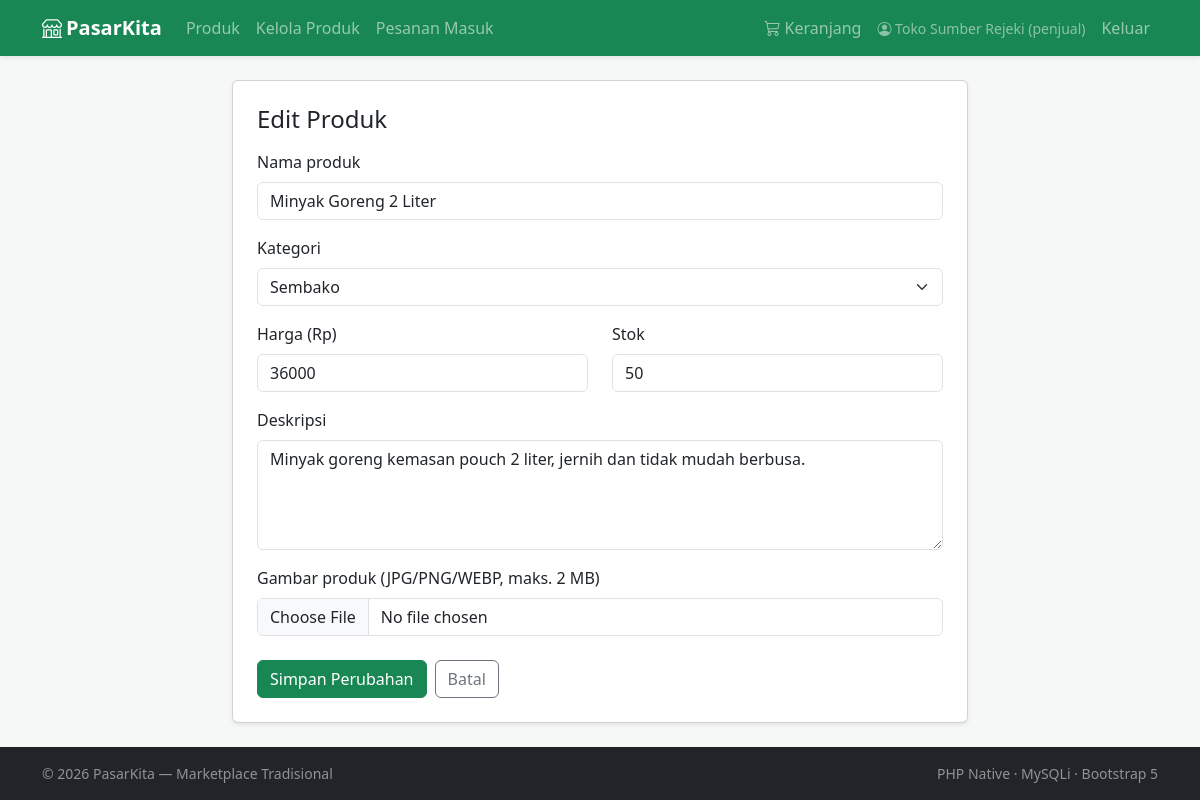
The app's page /produk/form.php?id=4 (signed in) with its own data.
### tables this page shows
CREATE TABLE produk (
    id_produk   INT UNSIGNED NOT NULL AUTO_INCREMENT,
    id_penjual  INT UNSIGNED NOT NULL,
    id_kategori INT UNSIGNED NOT NULL,
    nama_produk VARCHAR(150) NOT NULL,
    deskripsi   TEXT         DEFAULT NULL,
    harga       DECIMAL(12,2) NOT NULL,
    stok        INT UNSIGNED NOT NULL DEFAULT 0,
    gambar      VARCHAR(255) DEFAULT NULL,
    created_at  TIMESTAMP    NOT NULL DEFAULT CURRENT_TIMESTAMP,
    PRIMARY KEY (id_produk),
    KEY idx_produk_penjual (id_penjual),
    KEY idx_produk_kategori (id_kategori),
    CONSTRAINT fk_produk_penjual  FOREIGN KEY (id_penjual)
        REFERENCES pengguna (id_pengguna) ON DELETE CASCADE ON UPDATE CASCADE,
    CONSTRAINT fk_produk_kategori FOREIGN KEY (id_kategori)
        REFERENCES kategori (id_kategori) ON DELETE RESTRICT ON UPDATE CASCADE
);

CREATE TABLE kategori (
    id_kategori   INT UNSIGNED NOT NULL AUTO_INCREMENT,
    nama_kategori VARCHAR(80)  NOT NULL,
    PRIMARY KEY (id_kategori),
    UNIQUE KEY uq_kategori_nama (nama_kategori)
);

### includes/functions.php (called while the page is built, shortened)
<?php
function e($teks): string
{
    return htmlspecialchars((string) $teks, ENT_QUOTES, 'UTF-8');
}
function url(string $path = ''): string
{
    return BASE_URL . '/' . ltrim($path, '/');
}
function user(): ?array
{
    return $_SESSION['user'] ?? null;
}

### produk/form.php (the view, shortened to what this page needs)
<?php
require_once __DIR__ . '/../config/koneksi.php';
require_once __DIR__ . '/../includes/functions.php';
$idPenjual = user()['id'];
$id        = (int) ($_GET['id'] ?? 0);
$edit      = $id > 0;
$old = ['nama_produk' => '', 'id_kategori' => 0, 'harga' => '', 'stok' => '', 'deskripsi' => '', 'gambar' => null];
if ($edit) {
    $stmt = $db->prepare('SELECT * FROM produk WHERE id_produk = ? AND id_penjual = ?');
    $stmt->bind_param('ii', $id, $idPenjual);
    $stmt->execute();
    $produk = $stmt->get_result()->fetch_assoc();
    $old = array_merge($old, $produk);
}
$daftarKategori = $db->query('SELECT id_kategori, nama_kategori FROM kategori ORDER BY nama_kategori')
                     ->fetch_all(MYSQLI_ASSOC);
$judul = $edit ? 'Edit Produk' : 'Tambah Produk';
require __DIR__ . '/../includes/header.php';
?>
<div class="row justify-content-center">
    <div class="col-lg-8">
        <div class="card shadow-sm">
            <div class="card-body p-4">
                <h1 class="h4 mb-3"><?= e($judul) ?></h1>
                <form method="post" enctype="multipart/form-data" novalidate>
                    <div class="mb-3">
                        <label for="nama_produk" class="form-label">Nama produk</label>
                        <input type="text" id="nama_produk" name="nama_produk" class="form-control"
                               maxlength="150" value="<?= e($old['nama_produk']) ?>" required>
                    </div>
                    <div class="mb-3">
                        <label for="id_kategori" class="form-label">Kategori</label>
                        <select id="id_kategori" name="id_kategori" class="form-select" required>
                            <?php foreach ($daftarKategori as $k): ?>
                                <option value="<?= (int) $k['id_kategori'] ?>"
                                    <?= (int) $old['id_kategori'] === (int) $k['id_kategori'] ? 'selected' : '' ?>>
                                    <?= e($k['nama_kategori']) ?>
                                </option>
                            <?php endforeach; ?>
                        </select>
                    </div>
                    <div class="row">
                        <div class="col-md-6 mb-3">
                            <label for="harga" class="form-label">Harga (Rp)</label>
                            <input type="number" id="harga" name="harga" class="form-control" min="100" step="100"
                                   value="<?= e($old['harga'] !== '' ? (int) $old['harga'] : '') ?>" required>
                        </div>
                        <div class="col-md-6 mb-3">
                            <label for="stok" class="form-label">Stok</label>
                            <input type="number" id="stok" name="stok" class="form-control" min="0"
                                   value="<?= e($old['stok']) ?>" required>
                        </div>
                    </div>
                    <div class="mb-3">
                        <label for="deskripsi" class="form-label">Deskripsi</label>
                        <textarea id="deskripsi" name="deskripsi" rows="4" class="form-control"><?= e($old['deskripsi']) ?></textarea>
                    </div>
                    <div class="mb-4">
                        <label for="gambar" class="form-label">Gambar produk (JPG/PNG/WEBP, maks. 2 MB)</label>
                        <input type="file" id="gambar" name="gambar" class="form-control" accept="image/jpeg,image/png,image/webp">
                    </div>
                    <div class="d-flex gap-2">
                        <button type="submit" class="btn btn-success"><?= $edit ? 'Simpan Perubahan' : 'Simpan Produk' ?></button>
                        <a href="<?= e(url('produk/index.php')) ?>" class="btn btn-outline-secondary">Batal</a>
                    </div>
                </form>
            </div>
        </div>
    </div>
</div>
<?php require __DIR__ . '/../includes/footer.php'; ?>

### assets/css/style.css (style rules this page uses)
:root { --warna-utama: #198754; --warna-latar: #f6f8f7; }
body { background: var(--warna-latar); }

### records on screen
produk: nama_produk "Minyak Goreng 2 Liter", id_kategori "Sembako", harga "36000", stok "50", deskripsi "Minyak goreng kemasan pouch 2 liter, jernih dan tidak mudah berbusa."

### other values on screen
NAMA_TOKO "PasarKita"
user()['nama'] "Toko Sumber Rejeki"
user()['role'] "penjual"
$judul "Edit Produk"
